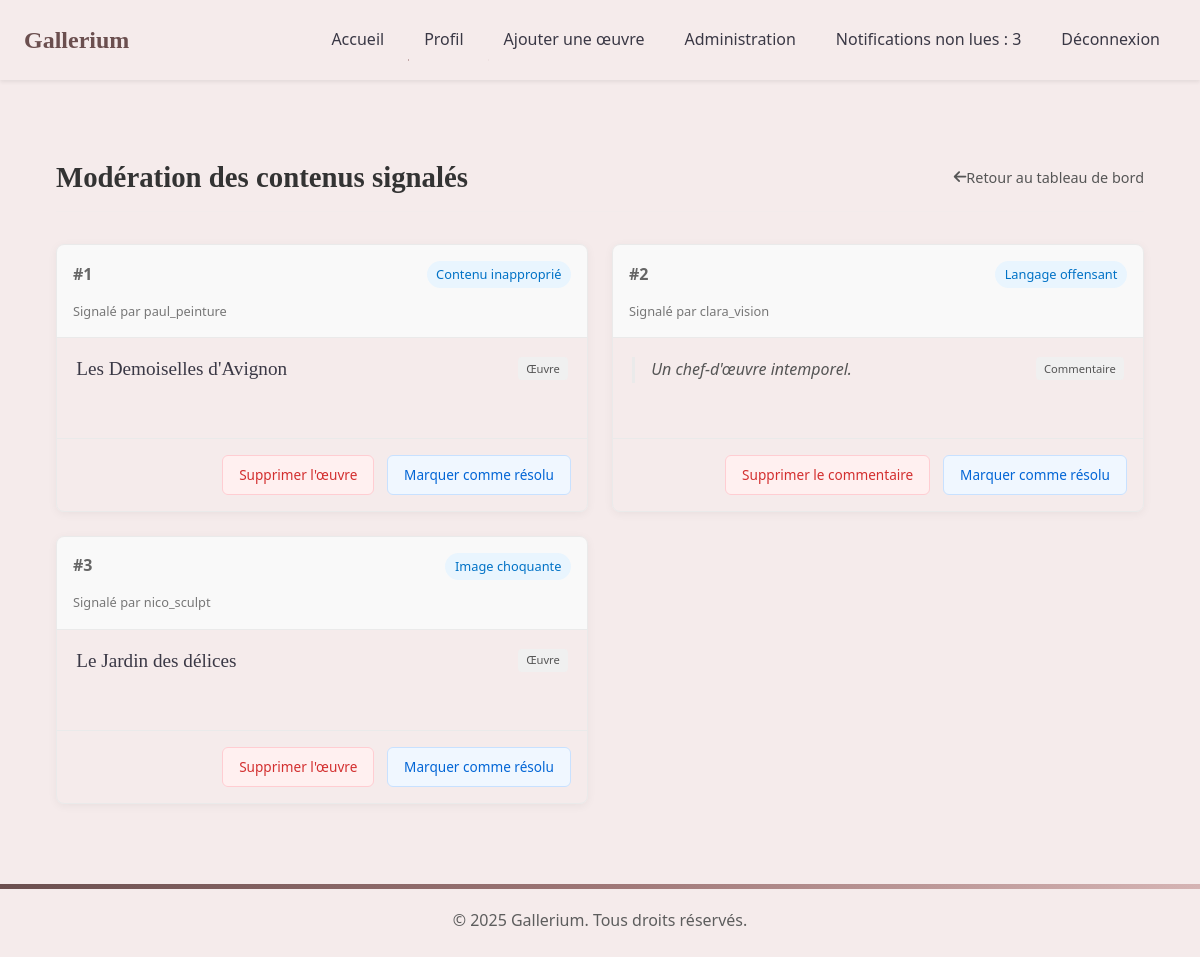
Before: /admin/moderation (signed in) with the older database file.
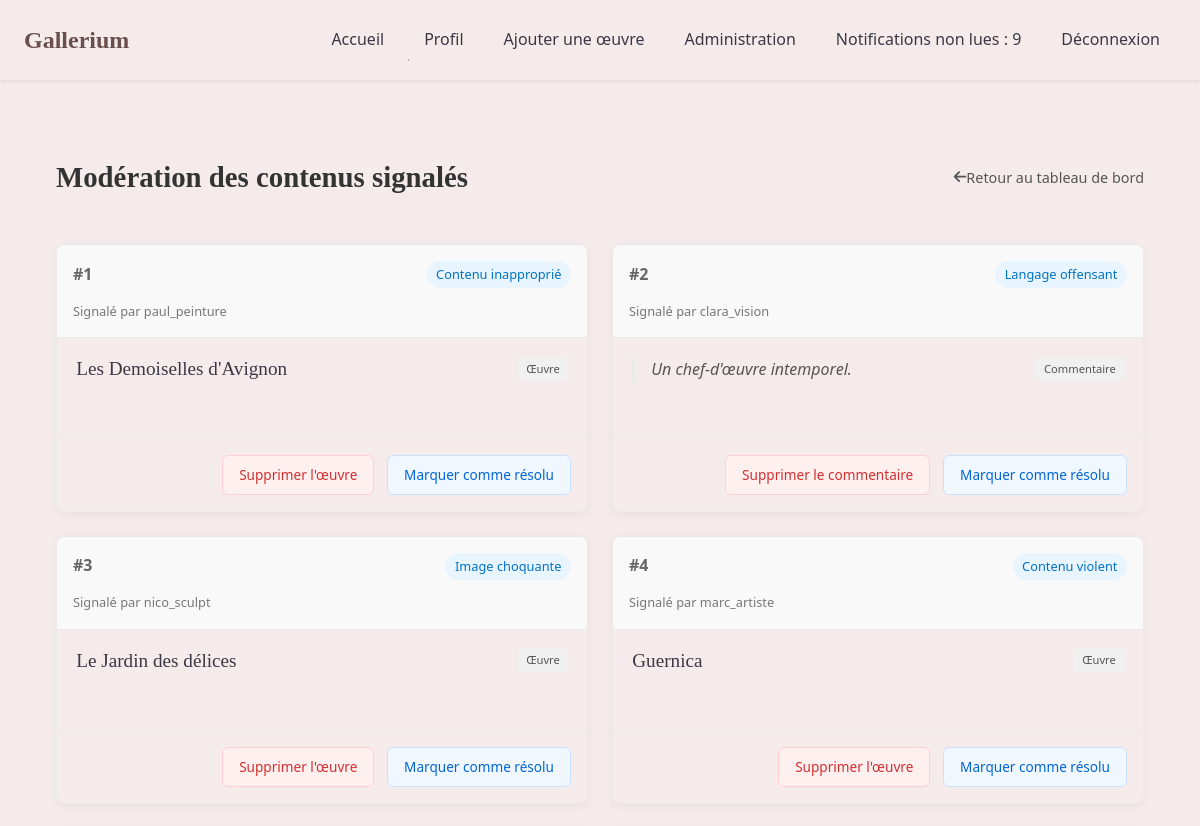
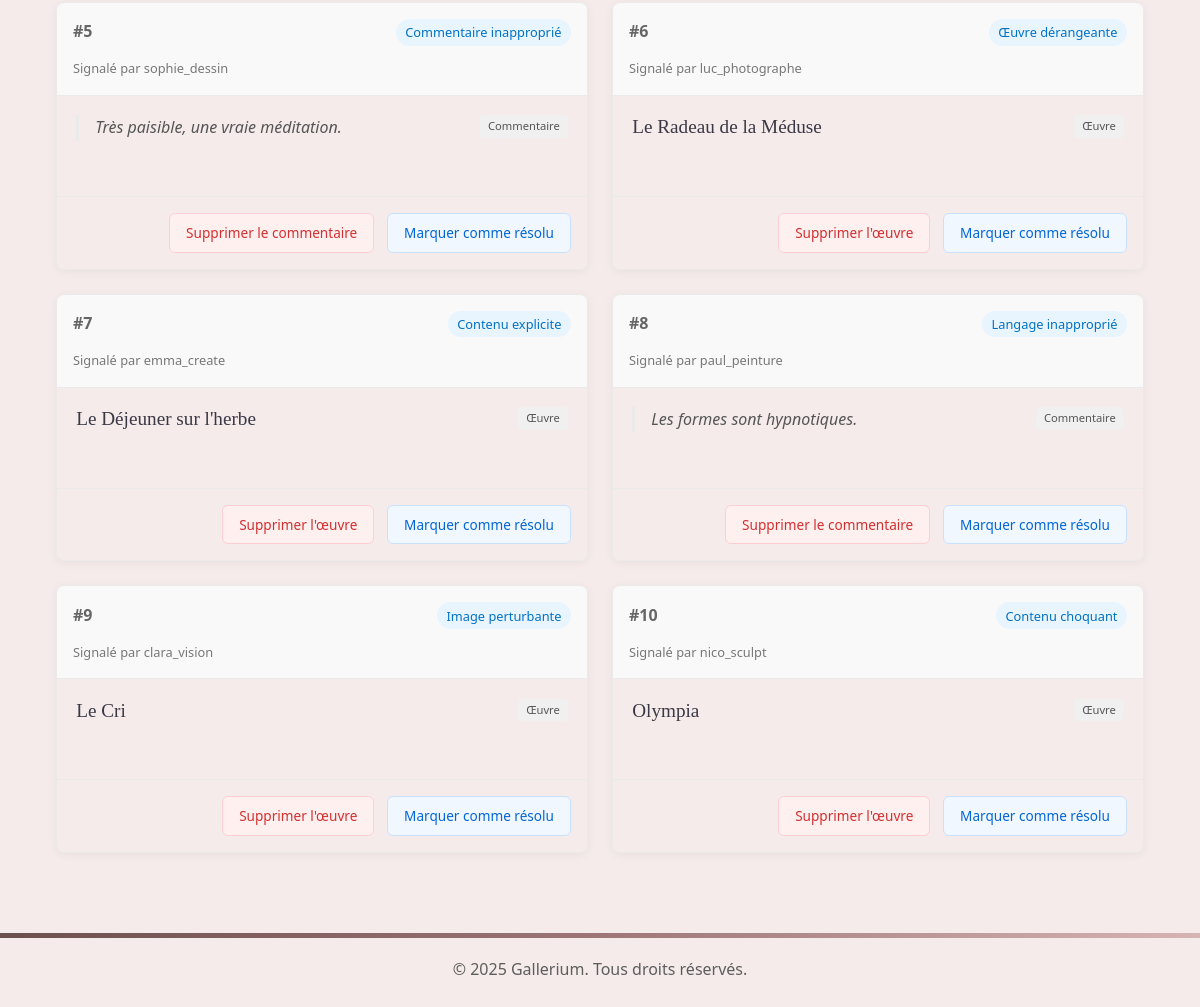
After: the same page with the newer database file (2 pictures, top to bottom).
### app/models.py (models this page shows)
class Report(db.Model):
    id = db.Column(db.Integer, primary_key=True)
    reason = db.Column(db.Text, nullable=False)
    artwork_id = db.Column(db.Integer, db.ForeignKey('artwork.id'), nullable=True)
    comment_id = db.Column(db.Integer, db.ForeignKey('comment.id'), nullable=True)
    user_id = db.Column(db.Integer, db.ForeignKey('user.id'), nullable=False)
    created_at = db.Column(db.DateTime, default=db.func.current_timestamp())
    resolved = db.Column(db.Boolean, default=False)
    user = db.relationship('User', backref=db.backref('reports', lazy=True))
    artwork = db.relationship('Artwork', backref=db.backref('reports', lazy=True))
    comment = db.relationship('Comment', backref=db.backref('reports', lazy=True))

class User(UserMixin, db.Model):
    id = db.Column(db.Integer, primary_key=True)
    username = db.Column(db.String(64), unique=True, nullable=False)
    email = db.Column(db.String(120), unique=True, nullable=False)
    password_hash = db.Column(db.String(128), nullable=False)
    bio = db.Column(db.Text)
    avatar = db.Column(db.String(128))
    is_admin = db.Column(db.Boolean, default=False)

class Artwork(db.Model):
    id = db.Column(db.Integer, primary_key=True)
    title = db.Column(db.String(128), nullable=False)
    description = db.Column(db.Text, nullable=False)
    image_path = db.Column(db.String(128), nullable=False)
    emotion_target = db.Column(db.String(64), nullable=False)
    emotion_detected = db.Column(db.String(64))  # Champ pour l'émotion détectée
    user_id = db.Column(db.Integer, db.ForeignKey('user.id'), nullable=False)
    created_at = db.Column(db.DateTime, default=datetime.utcnow, nullable=False)
    user = db.relationship('User', backref=db.backref('artworks', lazy=True))
    comments = db.relationship('Comment', backref='artwork', lazy=True)  # Nouvelle relation

class Comment(db.Model):
    id = db.Column(db.Integer, primary_key=True)
    content = db.Column(db.Text, nullable=False)
    artwork_id = db.Column(db.Integer, db.ForeignKey('artwork.id'), nullable=False)
    user_id = db.Column(db.Integer, db.ForeignKey('user.id'), nullable=False)
    user = db.relationship('User', backref=db.backref('comments', lazy=True))

### app/routes/admin.py (the view)
@bp.route('/moderation')
@login_required
@admin_required
def moderation():
    form = EmptyForm()
    reports = Report.query.filter_by(resolved=False).all()
    return render_template('admin/moderation.html', reports=reports, form=form)

### app/templates/admin/moderation.html (shortened to what this page needs)
{% extends "base.html" %}
{% block content %}
<div class="moderation-container">
    <header class="moderation-header">
        <div class="header-content">
            <h1>Modération des contenus signalés</h1>
            <a href="{{ url_for('admin.dashboard') }}" class="back-link">
                <i class="fas fa-arrow-left"></i> Retour au tableau de bord
            </a>
        </div>
        <hr>
    </header>
    <div class="reports-section">
        {% if reports %}
            <div class="reports-grid">
                {% for report in reports %}
                    <article class="report-card">
                        <div class="report-card-header">
                            <span class="report-number">#{{ loop.index }}</span>
                            <span class="report-reason">{{ report.reason }}</span>
                            <span class="report-author">Signalé par {{ report.user.username }}</span>
                        </div>
                        <div class="report-card-body">
                            {% if report.artwork %}
                                <div class="reported-content">
                                    <h3 class="content-title">{{ report.artwork.title }}</h3>
                                    <span class="content-badge">Œuvre</span>
                                </div>
                            {% elif report.comment %}
                                <div class="reported-content">
                                    <blockquote class="comment-content">{{ report.comment.content }}</blockquote>
                                    <span class="content-badge">Commentaire</span>
                                </div>
                            {% endif %}
                        </div>
                        <div class="report-card-actions">
                            {% if report.artwork %}
                                <form method="POST" action="{{ url_for('admin.delete_artwork', artwork_id=report.artwork.id) }}" class="action-form">
                                    <button type="submit" class="btn-delete">Supprimer l'œuvre</button>
                                </form>
                            {% elif report.comment %}
                                <form method="POST" action="{{ url_for('admin.delete_comment', comment_id=report.comment.id) }}" class="action-form">
                                    <button type="submit" class="btn-delete">Supprimer le commentaire</button>
                                </form>
                            {% endif %}
                            <form method="POST" action="{{ url_for('admin.resolve_report', report_id=report.id) }}" class="action-form">
                                <button type="submit" class="btn-resolve">Marquer comme résolu</button>
                            </form>
                        </div>
                    </article>
                {% endfor %}
            </div>
        {% endif %}
    </div>
</div>
{% endblock %}

Changed rows visible on the page:
added Report: reason "Contenu violent", user.username "marc_artiste", artwork "Guernica"
added Report: reason "Commentaire inapproprié", user.username "sophie_dessin", comment.content "Très paisible, une vraie méditation."
added Report: reason "Œuvre dérangeante", user.username "luc_photographe", artwork "Le Radeau de la Méduse"
added Report: reason "Contenu explicite", user.username "emma_create", artwork "Le Déjeuner sur l'herbe"
added Report: reason "Langage inapproprié", user.username "paul_peinture", comment.content "Les formes sont hypnotiques."
added Report: reason "Image perturbante", user.username "clara_vision", artwork "Le Cri"
added Report: reason "Contenu choquant", user.username "nico_sculpt", artwork "Olympia"
Other visible differences:
{{ unread_count }}: "3" → "9"
